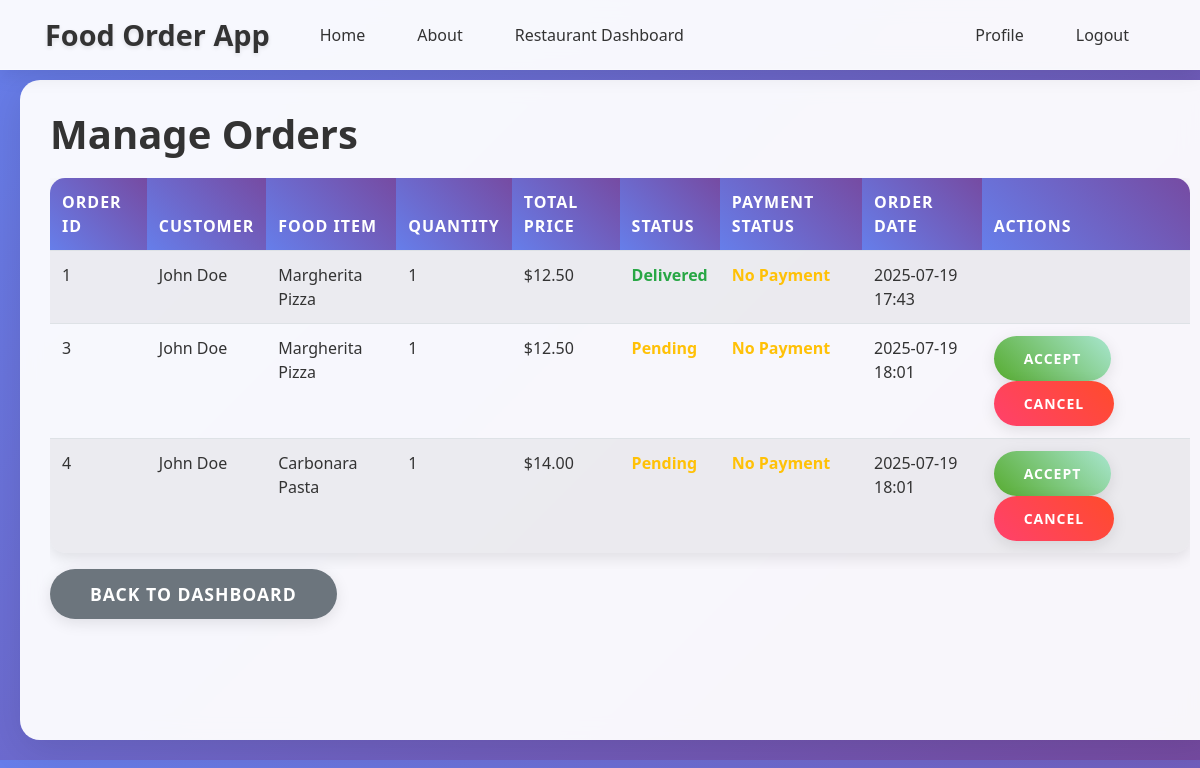
Before: /restaurant/manage_orders (signed in) with the older database file.
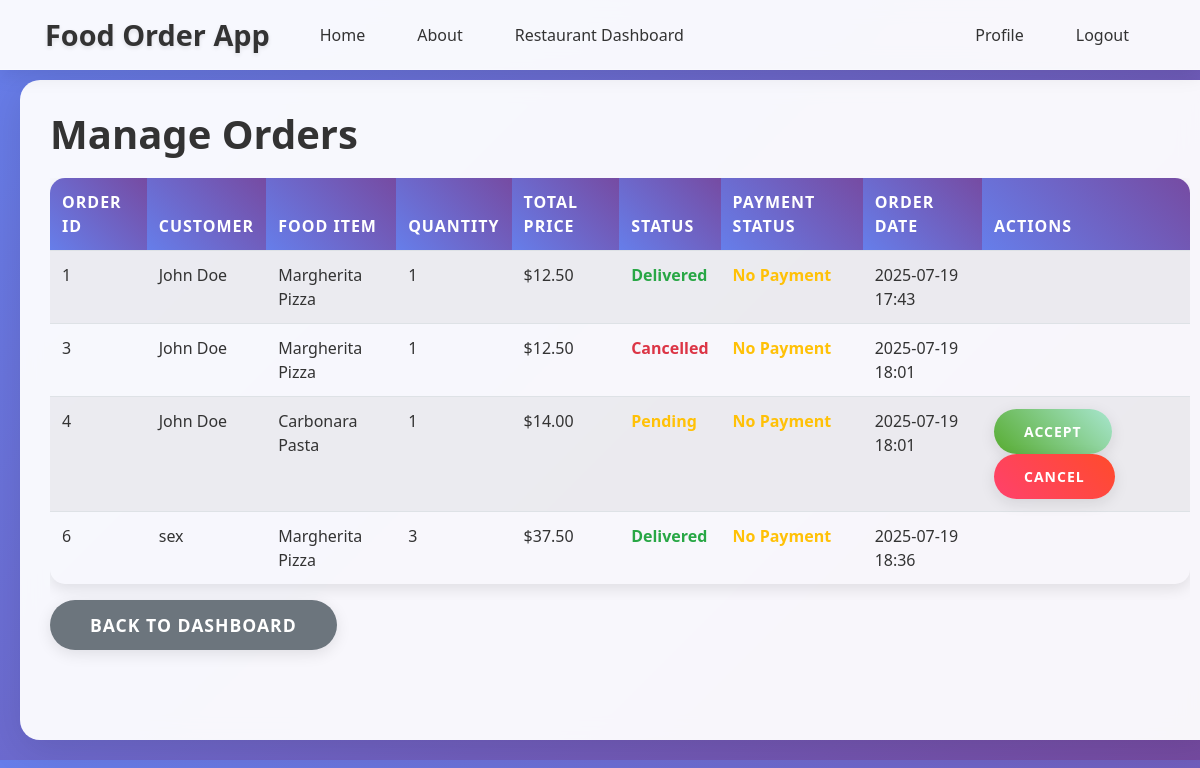
After: the same page with the newer database file.
### app/models/order.py (models this page shows, shortened)
class Order(db.Model):
    __tablename__ = 'orders'
    id = db.Column(db.Integer, primary_key=True)
    customer_id = db.Column(db.Integer, db.ForeignKey('users.id'), nullable=False)
    food_item_id = db.Column(db.Integer, db.ForeignKey('food_items.id'), nullable=False)
    restaurant_id = db.Column(db.Integer, db.ForeignKey('users.id'), nullable=False)
    quantity = db.Column(db.Integer, nullable=False)
    total_price = db.Column(db.Numeric(10, 2), nullable=False)
    status = db.Column(db.Enum('pending', 'accepted', 'preparing', 'ready', 'delivered', 'cancelled', name='order_status'), default='pending')
    payment_id = db.Column(db.Integer, db.ForeignKey('payments.id'), nullable=True)
    order_date = db.Column(db.DateTime, default=datetime.utcnow)
    payment = db.relationship("Payment", backref="order", uselist=False, foreign_keys="Order.payment_id")

### app/models/user.py (models this page shows, shortened)
class User(db.Model, UserMixin):
    __tablename__ = 'users'
    id = db.Column(db.Integer, primary_key=True)
    name = db.Column(db.String(100), nullable=False)
    email = db.Column(db.String(120), unique=True, nullable=False)
    phone_number = db.Column(db.String(20), unique=True, nullable=False)
    location = db.Column(db.String(200), nullable=False)
    password = db.Column(db.String(60), nullable=False)
    role = db.Column(db.Enum('admin', 'customer', 'restaurant', name='user_roles'), default='customer')
    status = db.Column(db.Enum('active', 'pending', 'suspended', name='account_status'), default='active')
    food_items = db.relationship('FoodItem', backref='restaurant_owner', lazy=True, foreign_keys='FoodItem.restaurant_id')
    orders_as_customer = db.relationship('Order', backref='customer_user', lazy=True, foreign_keys='Order.customer_id')
    orders_as_restaurant = db.relationship('Order', backref='restaurant_user', lazy=True, foreign_keys='Order.restaurant_id')
    payments_as_customer = db.relationship('Payment', backref='customer_payer', lazy=True, foreign_keys='Payment.customer_id')
    payments_as_restaurant = db.relationship('Payment', backref='restaurant_receiver', lazy=True, foreign_keys='Payment.restaurant_id')

### app/models/food_item.py (models this page shows, shortened)
class FoodItem(db.Model):
    __tablename__ = 'food_items'
    id = db.Column(db.Integer, primary_key=True)
    name = db.Column(db.String(100), nullable=False)
    description = db.Column(db.Text, nullable=True)
    price = db.Column(db.Numeric(10, 2), nullable=False)
    image_url = db.Column(db.String(200), nullable=True)
    restaurant_id = db.Column(db.Integer, db.ForeignKey('users.id'), nullable=False)
    created_at = db.Column(db.DateTime, default=datetime.utcnow)
    orders = db.relationship('Order', backref='food_item', lazy=True)

### app/routes/restaurant.py (the view)
@restaurant.route("/manage_orders")
@login_required
@restaurant_required
def manage_orders():
    orders = Order.query.filter_by(restaurant_id=current_user.id).all()
    return render_template("manage_orders.html", orders=orders)

### app/templates/manage_orders.html (shortened to what the changed rows need)
{% extends "base.html" %}
{% block content %}
    <h1>Manage Orders</h1>
    {% if orders %}
        <div class="table-responsive">
            <table class="table table-striped">
                <thead>
                    <tr>
                        <th>Order ID</th>
                        <th>Customer</th>
                        <th>Food Item</th>
                        <th>Quantity</th>
                        <th>Total Price</th>
                        <th>Status</th>
                        <th>Payment Status</th>
                        <th>Order Date</th>
                        <th>Actions</th>
                    </tr>
                </thead>
                <tbody>
                    {% for order in orders %}
                        <tr>
                            <td>{{ order.id }}</td>
                            <td>{{ order.customer_user.name }}</td>
                            <td>{{ order.food_item.name }}</td>
                            <td>{{ order.quantity }}</td>
                            <td>${{ order.total_price }}</td>
                            <td><span class="order-status {{ order.status }}">{{ order.status.title() }}</span></td>
                            <td>
                                {% if order.payment %}
                                    <span class="payment-status {{ order.payment.payment_status }}">{{ order.payment.payment_status.title() }}</span>
                                    <br><small>TxID: {{ order.payment.bkash_transaction_id }}</small>
                                    <br><small>Phone: {{ order.payment.payment_phone_number }}</small>
                                    {% if order.payment.payment_status == 'pending' %}
                                        <br>
                                        <form method="POST" action="{{ url_for('restaurant.verify_payment', payment_id=order.payment.id) }}" style="display: inline; margin-top: 5px;">
                                            <input type="hidden" name="csrf_token" value="{{ csrf_token() }}">
                                            <button type="submit" class="btn btn-xs btn-success" onclick="return confirm('Verify this payment?')">
                                                <i class="fas fa-check"></i> Verify Payment
                                            </button>
                                        </form>
                                    {% endif %}
                                {% else %}
                                    <span class="payment-status pending">No Payment</span>
                                {% endif %}
                            </td>
                            <td>{{ order.order_date.strftime('%Y-%m-%d %H:%M') }}</td>
                            <td>
                                {% if order.status == 'pending' %}
                                    <form method="POST" action="{{ url_for("restaurant.update_order_status", order_id=order.id, status="accepted") }}" style="display: inline;">
                                        <button type="submit" class="btn btn-sm btn-success">Accept</button>
                                    </form>
                                {% elif order.status == 'accepted' %}
                                    <form method="POST" action="{{ url_for("restaurant.update_order_status", order_id=order.id, status="preparing") }}" style="display: inline;">
                                        <input type="hidden" name="csrf_token" value="{{ csrf_token() }}">
                                        <button type="submit" class="btn btn-sm btn-warning">Start Preparing</button>
                                    </form>
                                {% elif order.status == 'preparing' %}
                                    <form method="POST" action="{{ url_for("restaurant.update_order_status", order_id=order.id, status="ready") }}" style="display: inline;">
                                        <input type="hidden" name="csrf_token" value="{{ csrf_token() }}">
                                        <button type="submit" class="btn btn-sm btn-info">Mark Ready</button>
                                    </form>
                                {% elif order.status == 'ready' %}
                                    <form method="POST" action="{{ url_for("restaurant.update_order_status", order_id=order.id, status="delivered") }}" style="display: inline;">
                                        <input type="hidden" name="csrf_token" value="{{ csrf_token() }}">
                                        <button type="submit" class="btn btn-sm btn-primary">Mark Delivered</button>
                                    </form>
                                {% endif %}
                                {% if order.status not in ['delivered', 'cancelled'] %}                                    <form method="POST" action="{{ url_for("restaurant.update_order_status", order_id=order.id, status="cancelled") }}" style="display: inline;">
                                        <button type="submit" class="btn btn-sm btn-danger" onclick="return confirm(\'Are you sure?\')">Cancel</button>
                                    </form>                                {% endif %}
                            </td>
                        </tr>
                    {% endfor %}
                </tbody>
            </table>
        </div>
    {% else %}
        <div class="alert alert-info">
            <h4>No orders yet!</h4>
            <p>Orders will appear here when customers place them.</p>
        </div>
    {% endif %}
{% endblock content %}

Changed rows visible on the page:
changed Order id 3: status "Pending" → "Cancelled"; no longer shows "ACCEPT CANCEL"
added Order: id "6", customer_user.name "sex", food_item.name "Margherita Pizza", quantity "3", total_price "37.50", status "Delivered", order_date "2025-07-19 18:36"
